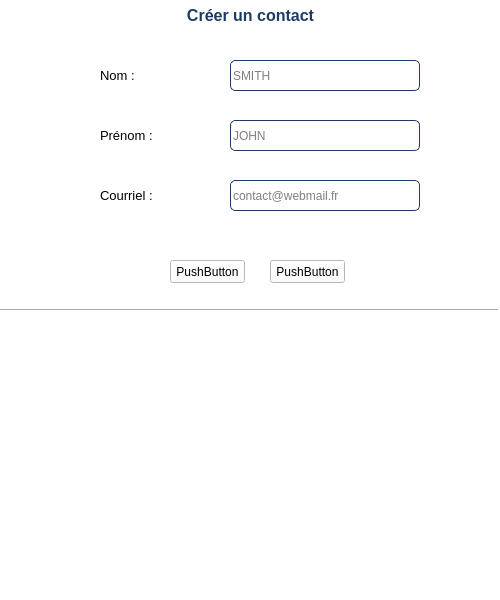
<?xml version="1.0" encoding="UTF-8"?>
<ui version="4.0">
 <class>contactWindow</class>
 <widget class="QWidget" name="contactWindow">
  <property name="geometry">
   <rect>
    <x>0</x>
    <y>0</y>
    <width>500</width>
    <height>600</height>
   </rect>
  </property>
  <property name="minimumSize">
   <size>
    <width>500</width>
    <height>600</height>
   </size>
  </property>
  <property name="maximumSize">
   <size>
    <width>500</width>
    <height>600</height>
   </size>
  </property>
  <property name="font">
   <font>
    <family>Arial</family>
   </font>
  </property>
  <property name="windowTitle">
   <string>Form</string>
  </property>
  <property name="styleSheet">
   <string notr="true">background-color: rgb(255, 255, 255);</string>
  </property>
  <widget class="QLabel" name="label">
   <property name="geometry">
    <rect>
     <x>0</x>
     <y>0</y>
     <width>501</width>
     <height>31</height>
    </rect>
   </property>
   <property name="font">
    <font>
     <family>Arial</family>
    </font>
   </property>
   <property name="text">
    <string>&lt;html&gt;&lt;head/&gt;&lt;body&gt;&lt;p align=&quot;center&quot;&gt;&lt;span style=&quot; font-size:12pt; font-weight:600; color:#1d3b63;&quot;&gt;Créer un contact&lt;/span&gt;&lt;/p&gt;&lt;/body&gt;&lt;/html&gt;</string>
   </property>
  </widget>
  <widget class="QLabel" name="label_2">
   <property name="geometry">
    <rect>
     <x>100</x>
     <y>60</y>
     <width>60</width>
     <height>31</height>
    </rect>
   </property>
   <property name="font">
    <font>
     <family>Arial</family>
    </font>
   </property>
   <property name="text">
    <string>&lt;html&gt;&lt;head/&gt;&lt;body&gt;&lt;p&gt;&lt;span style=&quot; font-size:10pt;&quot;&gt;Nom :&lt;/span&gt;&lt;/p&gt;&lt;/body&gt;&lt;/html&gt;</string>
   </property>
  </widget>
  <widget class="QLineEdit" name="lineEdit">
   <property name="geometry">
    <rect>
     <x>230</x>
     <y>60</y>
     <width>190</width>
     <height>31</height>
    </rect>
   </property>
   <property name="font">
    <font>
     <family>Arial</family>
    </font>
   </property>
   <property name="styleSheet">
    <string notr="true">border: 1px solid;
border-color: rgb(29, 59, 99);
border-radius: 5px;</string>
   </property>
   <property name="placeholderText">
    <string>SMITH</string>
   </property>
  </widget>
  <widget class="QLabel" name="label_3">
   <property name="geometry">
    <rect>
     <x>100</x>
     <y>120</y>
     <width>60</width>
     <height>31</height>
    </rect>
   </property>
   <property name="font">
    <font>
     <family>Arial</family>
    </font>
   </property>
   <property name="text">
    <string>&lt;html&gt;&lt;head/&gt;&lt;body&gt;&lt;p&gt;&lt;span style=&quot; font-size:10pt;&quot;&gt;Prénom :&lt;/span&gt;&lt;/p&gt;&lt;/body&gt;&lt;/html&gt;</string>
   </property>
  </widget>
  <widget class="QLineEdit" name="lineEdit_2">
   <property name="geometry">
    <rect>
     <x>230</x>
     <y>120</y>
     <width>190</width>
     <height>31</height>
    </rect>
   </property>
   <property name="font">
    <font>
     <family>Arial</family>
    </font>
   </property>
   <property name="styleSheet">
    <string notr="true">border: 1px solid;
border-color: rgb(29, 59, 99);
border-radius: 5px;</string>
   </property>
   <property name="placeholderText">
    <string>JOHN</string>
   </property>
  </widget>
  <widget class="QLineEdit" name="lineEdit_3">
   <property name="geometry">
    <rect>
     <x>230</x>
     <y>180</y>
     <width>190</width>
     <height>31</height>
    </rect>
   </property>
   <property name="font">
    <font>
     <family>Arial</family>
    </font>
   </property>
   <property name="styleSheet">
    <string notr="true">border: 1px solid;
border-color: rgb(29, 59, 99);
border-radius: 5px;</string>
   </property>
   <property name="placeholderText">
    <string>contact@webmail.fr</string>
   </property>
  </widget>
  <widget class="QLabel" name="label_4">
   <property name="geometry">
    <rect>
     <x>100</x>
     <y>180</y>
     <width>60</width>
     <height>31</height>
    </rect>
   </property>
   <property name="font">
    <font>
     <family>Arial</family>
    </font>
   </property>
   <property name="text">
    <string>&lt;html&gt;&lt;head/&gt;&lt;body&gt;&lt;p&gt;&lt;span style=&quot; font-size:10pt;&quot;&gt;Courriel :&lt;/span&gt;&lt;/p&gt;&lt;/body&gt;&lt;/html&gt;</string>
   </property>
  </widget>
  <widget class="Line" name="line">
   <property name="geometry">
    <rect>
     <x>-3</x>
     <y>300</y>
     <width>501</width>
     <height>20</height>
    </rect>
   </property>
   <property name="orientation">
    <enum>Qt::Horizontal</enum>
   </property>
  </widget>
  <widget class="QPushButton" name="pushButton">
   <property name="geometry">
    <rect>
     <x>170</x>
     <y>260</y>
     <width>75</width>
     <height>23</height>
    </rect>
   </property>
   <property name="text">
    <string>PushButton</string>
   </property>
  </widget>
  <widget class="QPushButton" name="pushButton_2">
   <property name="geometry">
    <rect>
     <x>270</x>
     <y>260</y>
     <width>75</width>
     <height>23</height>
    </rect>
   </property>
   <property name="text">
    <string>PushButton</string>
   </property>
  </widget>
 </widget>
 <resources/>
 <connections/>
</ui>
